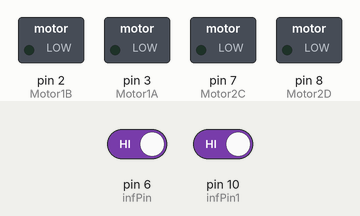
This program was run on a simulated Arduino Uno, built with avr-gcc and run on an emulated ATmega328P. Shown: switched loads named in the program (green lamp = pin HIGH). The inputs (shaded band) are chosen by the test bench; at power-on: pin 6 (infPin) HIGH, pin 10 (infPin1) HIGH.

Above: at 1.8 s.
1.9 s: pin 6 (infPin) driven LOW
At 3.2 s:
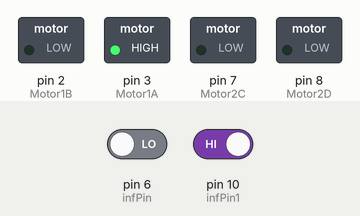
3.5 s: pin 10 (infPin1) driven LOW
At 4.4 s:
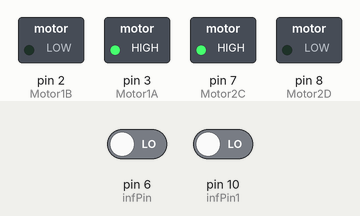
5.0 s: pin 6 (infPin) driven HIGH
At 5.5 s:
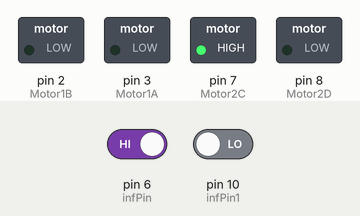
6.5 s: pin 10 (infPin1) driven HIGH
At 7.9 s:
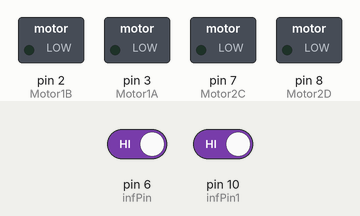
Timing chart, 0 to 9.0 s (numbered marks = the images above; inputs shaded):
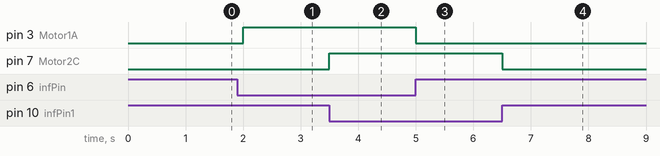

The program:

main.cpp
```cpp
#include  <Arduino.h>

// Declaración de los pines que controlarana los motores
int Motor1A = 3;   // IN1
int Motor1B = 2;   // IN2
int Motor2C = 7;   // IN3
int Motor2D = 8;   // IN4
int infPin = 6;    // Izquierdo - pin de infrarojos utilizado como entrada digital
int infPin1 = 10;   // Derecho
int valorInf = 0;  // Valor inicial de la lectura digital de los infrarrojos
int valorInf1 = 0;

// Declaración del método para avanzar
void Avanzar(){
    digitalWrite(Motor1A, HIGH);
    digitalWrite(Motor1B, LOW);
    digitalWrite(Motor2C, HIGH);
    digitalWrite(Motor2D, LOW);
}

// Declaración del método para girar a la derecha
void girarDerecha(){
    digitalWrite(Motor1A, HIGH);
    digitalWrite(Motor1B, LOW);
    digitalWrite(Motor2C, LOW);
    digitalWrite(Motor2D, LOW);
}

// Declaración del método para girar a la izquierda
void girarIzquierda(){
    digitalWrite(Motor1A, LOW);
    digitalWrite(Motor1B, LOW);
    digitalWrite(Motor2D, LOW);
    digitalWrite(Motor2C, HIGH);
}

// Declaración del método para detener el vehiculo en caso de detectar una línea negra
void Stop(){
    digitalWrite(Motor1A, LOW);
    digitalWrite(Motor1B, LOW);
    digitalWrite(Motor2D, LOW);
    digitalWrite(Motor2C, LOW);
    delay(500);
}

// Configuración de los sensores y los pines
void setup() {
  pinMode(infPin, INPUT);
  pinMode(infPin1, INPUT);
  pinMode(Motor1A, OUTPUT);
  pinMode(Motor1B, OUTPUT);
  pinMode(Motor2D, OUTPUT);
  pinMode(Motor2C, OUTPUT);
  digitalWrite(Motor1A, LOW);
  digitalWrite(Motor1B, LOW);
  digitalWrite(Motor2D, LOW);
  digitalWrite(Motor2C, LOW);
}

// Ejecución continua de todos los métodos
void loop() {
  valorInf = digitalRead(infPin);   // Valor de entrada para el infrarrojo izquierdo
  valorInf1 = digitalRead(infPin1); // Valor de entrada para el infrarrojo derecho

  if (valorInf == 0 && valorInf1 == 0) { // Avance
    Avanzar();
  }

  if(valorInf == 0 && valorInf1 == 1){ // Gira hacia la derecha
    girarDerecha();
  }

  if (valorInf == 1 && valorInf1 == 0) { // Gira hacia la izquierda
    girarIzquierda();
  }

  if (valorInf == 1 && valorInf1 == 1) { // STOP
    Stop();
  }
}
```

Measured:
- after the input at 1.9 s, pin 3 (Motor1A): LOW → HIGH after 0.10 s
- after the input at 3.5 s, pin 7 (Motor2C): LOW → HIGH at once
- after the input at 5.0 s, pin 3 (Motor1A): HIGH → LOW at once
- after the input at 6.5 s, pin 7 (Motor2C): HIGH → LOW at once
